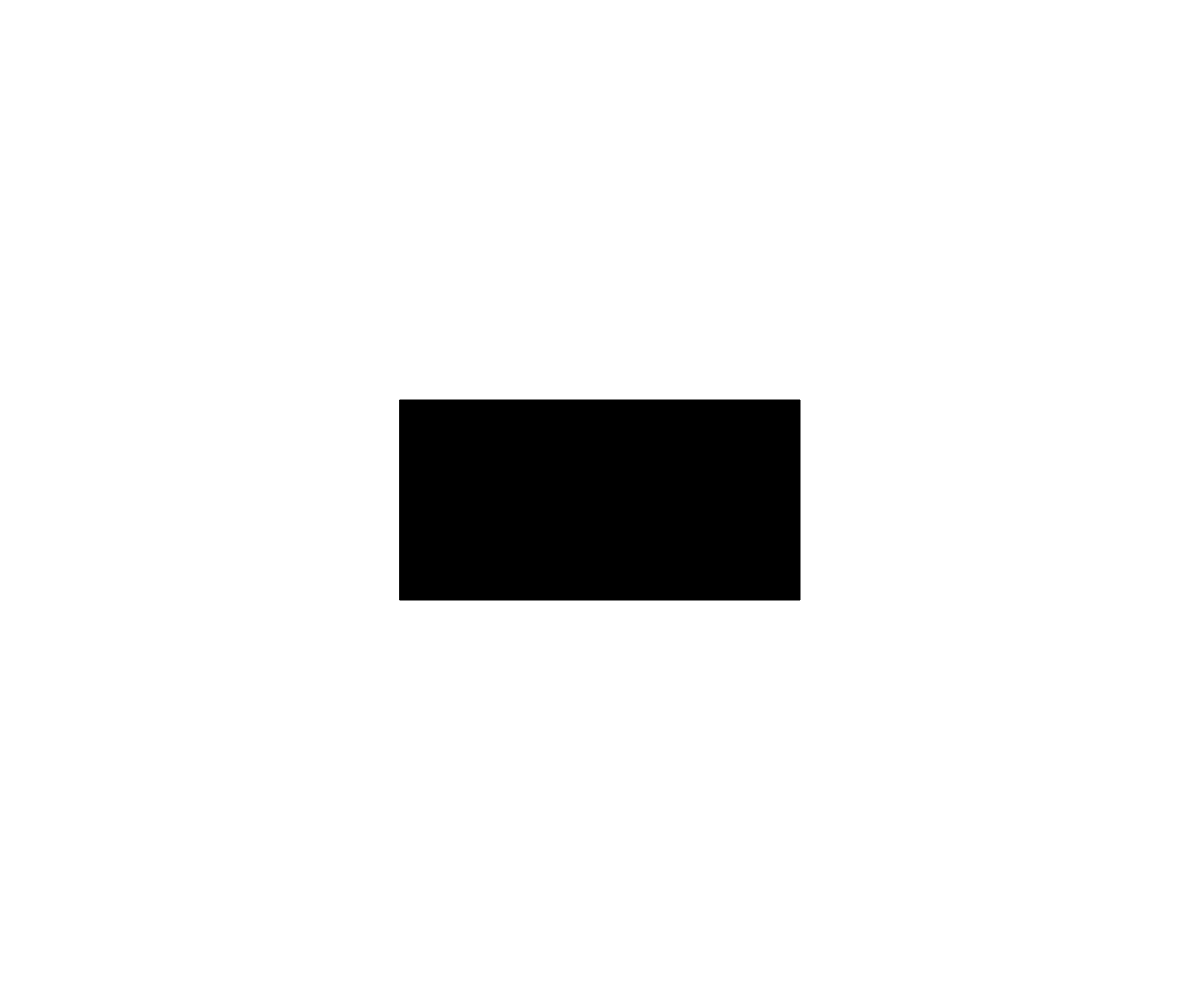
Frame 1 (no input)
Frame 60 (no input): identical to frame 1, image omitted
Frame 120 (the mouse pressed at the canvas centre since frame 60): blank canvas, image omitted

The p5.js sketch that drew this single still picture (run headless with seeded random() and noise() and a simulated clock; from frame 60 on, the mouse is pressed at the canvas centre):

// p5.js sketch
// ── sketch.js
// DVD Bounce - The Office Shoutout
// Dan Schellenberg
// Feb 15, 2018

// global variables
let x, y, radius;
let dx, dy;
let isMovingUp, isMovingDown, isMovingRight, isMovingLeft;
let state;

function preload() {

}

function setup() {
  createCanvas(windowWidth, windowHeight);
  x = width / 2;
  y = height / 2;
  radius = 50;
  dx = random(2, 5);
  dy = random(2, 5);

  state = 1;
}

function draw() {
  background(255);
  if (state === 1) {
    displayStartScreen();
  }
  if (state === 2) {

  }
}

function displayStartScreen() {
  let buttonWidth = 400;
  let buttonHeight = 200;
  let leftSide = width / 2 - buttonWidth / 2;
  let topSide = height / 2 - buttonHeight / 2;
  let rightSide = leftSide + buttonWidth;
  let bottomSide = topSide + buttonHeight;

  fill(0);
  if (mouseX >= leftSide && mouseX <= rightSide && mouseY >= topSide && mouseY <= bottomSide) {
    fill(125);
    if (mouseIsPressed) {
      state = 2;
    }
  }

  rect(leftSide, topSide, buttonWidth, buttonHeight);
}

function keyPressed() {
  if (key === "w" || key === "W") {
    isMovingUp = true;
  }
  if (key === "a" || key === "A") {
    isMovingLeft = true;
  }
  if (key === "d" || key === "D") {
    isMovingRight = true;
  }
  if (key === "s" || key === "S") {
    isMovingDown = true;
  }
}

function keyReleased(){
  if (key === "w" || key === "W") {
    isMovingUp = false;
  }
  if (key === "a" || key === "A") {
    isMovingLeft = false;
  }
  if (key === "d" || key === "D") {
    isMovingRight = false;
  }
  if (key === "s" || key === "S") {
    isMovingDown = false;
  }
}
